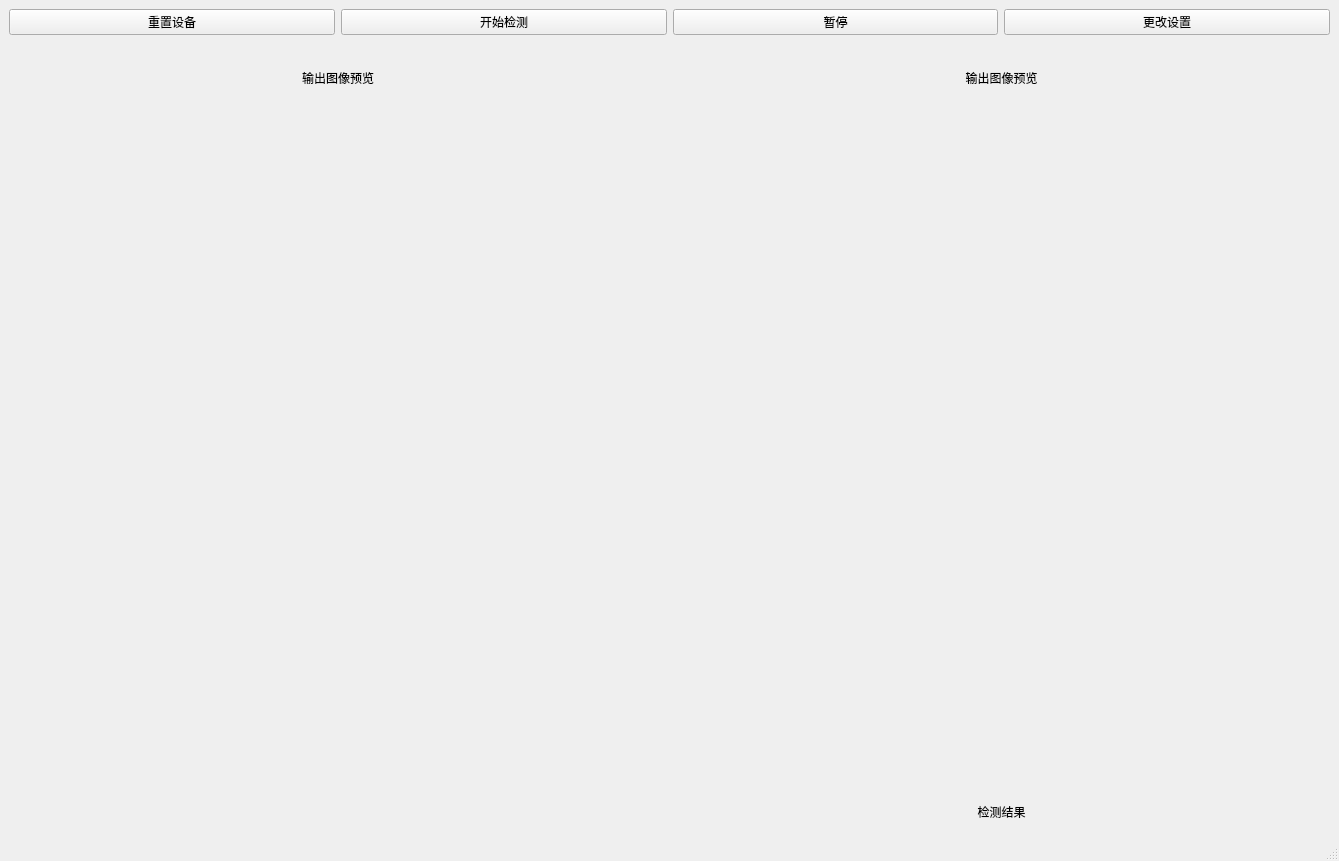
<?xml version="1.0" encoding="UTF-8"?>
<ui version="4.0">
 <class>MainWindow</class>
 <widget class="QMainWindow" name="MainWindow">
  <property name="geometry">
   <rect>
    <x>0</x>
    <y>0</y>
    <width>1339</width>
    <height>861</height>
   </rect>
  </property>
  <property name="minimumSize">
   <size>
    <width>1339</width>
    <height>861</height>
   </size>
  </property>
  <property name="maximumSize">
   <size>
    <width>1339</width>
    <height>861</height>
   </size>
  </property>
  <property name="windowTitle">
   <string>MainWindow</string>
  </property>
  <widget class="QWidget" name="centralwidget">
   <layout class="QVBoxLayout" name="verticalLayout" stretch="0,0">
    <item>
     <layout class="QHBoxLayout" name="horizontalLayout_2">
      <item>
       <widget class="QPushButton" name="reset">
        <property name="text">
         <string>重置设备</string>
        </property>
       </widget>
      </item>
      <item>
       <widget class="QPushButton" name="start">
        <property name="text">
         <string>开始检测</string>
        </property>
       </widget>
      </item>
      <item>
       <widget class="QPushButton" name="stop">
        <property name="text">
         <string>暂停</string>
        </property>
       </widget>
      </item>
      <item>
       <widget class="QPushButton" name="setting">
        <property name="text">
         <string>更改设置</string>
        </property>
       </widget>
      </item>
     </layout>
    </item>
    <item>
     <layout class="QHBoxLayout" name="horizontalLayout" stretch="1,1">
      <item>
       <layout class="QVBoxLayout" name="verticalLayout_3" stretch="2,18,1">
        <item>
         <widget class="QLabel" name="label_input">
          <property name="text">
           <string>输出图像预览</string>
          </property>
          <property name="alignment">
           <set>Qt::AlignCenter</set>
          </property>
         </widget>
        </item>
        <item>
         <widget class="QLabel" name="input">
          <property name="text">
           <string/>
          </property>
         </widget>
        </item>
        <item>
         <widget class="QLabel" name="label_2">
          <property name="text">
           <string/>
          </property>
         </widget>
        </item>
       </layout>
      </item>
      <item>
       <layout class="QVBoxLayout" name="verticalLayout_2" stretch="2,18,1">
        <item>
         <widget class="QLabel" name="label_output">
          <property name="text">
           <string>输出图像预览</string>
          </property>
          <property name="textFormat">
           <enum>Qt::AutoText</enum>
          </property>
          <property name="alignment">
           <set>Qt::AlignCenter</set>
          </property>
         </widget>
        </item>
        <item>
         <widget class="QLabel" name="output">
          <property name="text">
           <string/>
          </property>
         </widget>
        </item>
        <item>
         <widget class="QLabel" name="result">
          <property name="text">
           <string>检测结果</string>
          </property>
          <property name="alignment">
           <set>Qt::AlignCenter</set>
          </property>
         </widget>
        </item>
       </layout>
      </item>
     </layout>
    </item>
   </layout>
  </widget>
  <widget class="QStatusBar" name="statusbar"/>
 </widget>
 <resources/>
 <connections/>
</ui>
